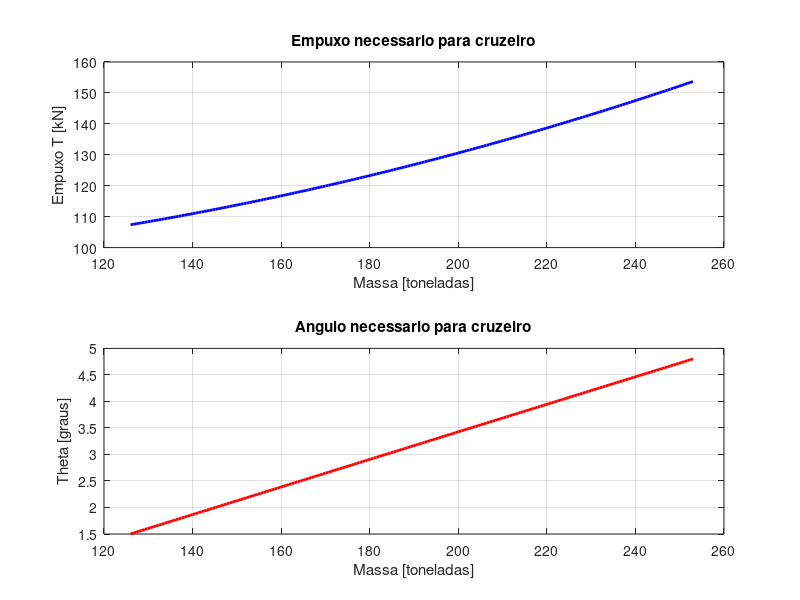

Reproduce this figure in MATLAB.

clear; clc; close all;

%% 1. Dados do Boeing 787
area_asa = 325;        % m^2
massa_min = 126000;    % kg
massa_max = 253000;    % kg
gravidade = 9.8;       % m/s^2

%% 2. Condicoes de cruzeiro
rho = 0.3639;          % kg/m^3 (11 km)
V = 266.111;           % m/s

% Pressao dinamica
q = 0.5 * rho * V^2;

%% 3. Coeficientes aerodinamicos
% https://github.com/junzis/openap/blob/master/openap/data/dragpolar/b789.yml
% aircraftinvestigation.info/airplanes/Boeing_787-9.html
CL0 = 0.16;
CLalpha = 5.12;        % 1/rad

% Arrasto (OpenAP)
% github.com/junzis/openap
CD0 = 0.022;
k = 0.042;

% Assumindo alpha = theta
CL = @(theta) CL0 + CLalpha * theta;
CD = @(theta) CD0 + k * CL(theta).^2;

%% 4. Forcas aerodinamicas
L = @(theta) q * area_asa * CL(theta);
D = @(theta) q * area_asa * CD(theta);

%% 5. Equacoes de equilibrio

% Equilibrio horizontal
eq_horizontal = @(T, theta) T*cos(theta) - D(theta);

% Equilibrio vertical
eq_vertical = @(T, theta, m) T*sin(theta) + L(theta) - m*gravidade;

% Sistema das duas equacoes
% x(1) = T
% x(2) = theta

sistema = @(x, m) [
    eq_horizontal(x(1), x(2));
    eq_vertical(x(1), x(2), m)
];

%% 6. Calculo para diferentes massas

massa = linspace(massa_min, massa_max, 200);

theta = zeros(size(massa));
T = zeros(size(massa));

% Estimativa inicial [T; theta]
x0 = [100000; 0.05];

for i = 1:length(massa)

    % Resolver as duas equacoes simultaneamente
    solucao = fsolve(@(x) sistema(x, massa(i)), x0);

    T(i) = solucao(1);
    theta(i) = solucao(2);

    %x0 = solucao;

end

%% 7. Conversao de unidades

massa_ton = massa / 1000;
T_kN = T / 1000;
theta_graus = theta * 180/pi;

%% 8. Graficos

figure;

subplot(2,1,1)
plot(massa_ton, T_kN, 'b', 'LineWidth', 2)
grid on
xlabel('Massa [toneladas]')
ylabel('Empuxo T [kN]')
title('Empuxo necessario para cruzeiro')

subplot(2,1,2)
plot(massa_ton, theta_graus, 'r', 'LineWidth', 2)
grid on
xlabel('Massa [toneladas]')
ylabel('Theta [graus]')
title('Angulo necessario para cruzeiro')
